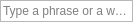
<?xml version="1.0" encoding="UTF-8"?>
<ui version="4.0">
 <author>Dmitry Baryshev</author>
 <class>MiniInput</class>
 <widget class="QFrame" name="MiniInput">
  <property name="geometry">
   <rect>
    <x>0</x>
    <y>0</y>
    <width>133</width>
    <height>22</height>
   </rect>
  </property>
  <property name="frameShape">
   <enum>QFrame::StyledPanel</enum>
  </property>
  <property name="frameShadow">
   <enum>QFrame::Sunken</enum>
  </property>
  <layout class="QGridLayout" name="gridLayout">
   <property name="leftMargin">
    <number>0</number>
   </property>
   <property name="topMargin">
    <number>0</number>
   </property>
   <property name="rightMargin">
    <number>0</number>
   </property>
   <property name="bottomMargin">
    <number>0</number>
   </property>
   <item row="0" column="0">
    <widget class="QLineEdit" name="lineMiniInput">
     <property name="frame">
      <bool>false</bool>
     </property>
     <property name="placeholderText">
      <string>Type a phrase or a word...</string>
     </property>
    </widget>
   </item>
  </layout>
 </widget>
 <resources/>
 <connections/>
</ui>
